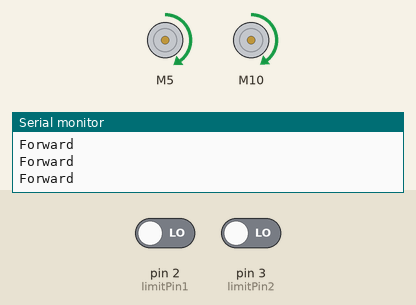
A sketch run on a simulated Arduino Uno, built with avr-gcc and run on an emulated ATmega328P. On the bench: 2 × DC motor (green arrow = forward, orange = backward, longer = faster), the last lines printed to the serial monitor. The test bench sets the inputs (shaded band); at power-on: pin 2 (limitPin1) LOW, pin 3 (limitPin2) LOW.

Above: at 1.2 s.
1.3 s: pin 2 (limitPin1) driven HIGH
At 1.7 s:
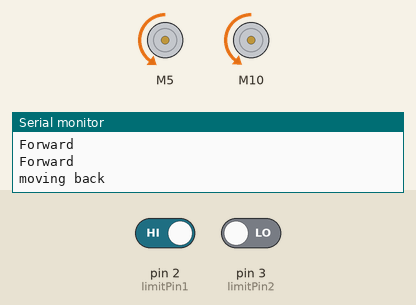
4.3 s: pin 2 (limitPin1) driven LOW
At 5.2 s:
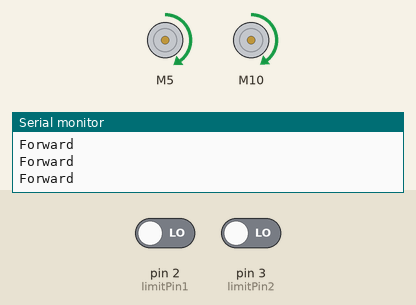
5.9 s: pin 3 (limitPin2) driven HIGH
At 6.8 s:
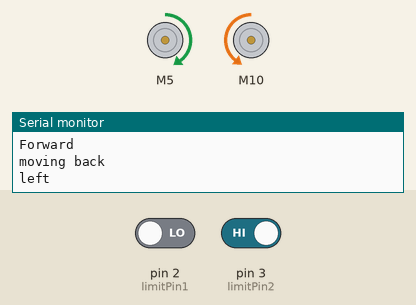
8.9 s: pin 3 (limitPin2) driven LOW
At 9.9 s:
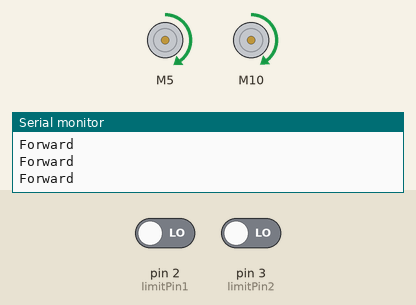
Timing chart, 0 to 11.5 s (numbered marks = the images above; inputs shaded):
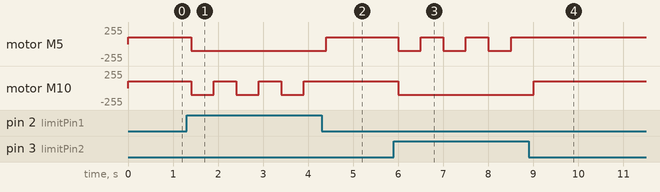

The sketch:

Final_codeSP.ino
```cpp
#include "CytronMotorDriver.h"
// Configure the motor driver.
CytronMD motor1(PWM_PWM, 5, 6);   // PWM 1A = Pin 3, PWM 1B = Pin 9.
CytronMD motor2(PWM_PWM, 10, 11); // PWM 2A = Pin 10, PWM 2B = Pin 11.
#define limitPin1 2
#define limitPin2 3
int limit1;
int limit2;
int turn_delay = 500; //300 is 45-turn, 400 is 80-turn, 450 is 90-turn
int left_power = 100;
int right_power = 98;


void setup(){
  Serial.begin(9600);
  pinMode(limitPin1, INPUT);
  pinMode(limitPin2, INPUT);
  //attachInterrupt(digitalPinToInterrupt(limitPin1), leftObstacle, RISING);
  //attachInterrupt(digitalPinToInterrupt(limitPin2), rightObstacle, RISING);
}

void loop(){

  //Serial.println(limit1);
  limit1 = digitalRead(limitPin1);
  limit2 = digitalRead(limitPin2);
  if (limit1){
    Serial.println("moving back");
    motor1.setSpeed(-left_power);   // Motor 1 runs forward
    motor2.setSpeed(-right_power);
    delay(500);
    Serial.println("Right");
    motor1.setSpeed(-left_power);   // Motor 1 runs forward
    motor2.setSpeed(right_power);
    delay(turn_delay);
  }
  else if(limit2){
    Serial.println("moving back");
    motor1.setSpeed(-left_power);   // Motor 1 runs forward
    motor2.setSpeed(-right_power);
    delay(500);
    Serial.println("left");
    motor1.setSpeed(left_power);   // Motor 1 runs forward
    motor2.setSpeed(-right_power);
    delay(turn_delay);
  }

  else{
    Serial.println("Forward");
    motor1.setSpeed(left_power);   // Motor 1 runs forward
    motor2.setSpeed(right_power);
    delay(200);
  }
}
```

Measured:
- after the input at 1.3 s, motor M5: forward 100/255 → backward 100/255 after 0.10 s; motor M10: alternates forward 98/255 for 0.50 s and backward 98/255 for 0.50 s, starting after 0.10 s
- after the input at 4.3 s, motor M5: backward 100/255 → forward 100/255 after 0.10 s; motor M10: stays forward 98/255 (without the input it goes to backward 98/255 after 0.10 s)
- after the input at 5.9 s, motor M5: alternates forward 100/255 for 0.50 s and backward 100/255 for 0.50 s, starting after 0.10 s; motor M10: forward 98/255 → backward 98/255 after 0.10 s
- after the input at 8.9 s, motor M5: stops changing and stays forward 100/255; motor M10: backward 98/255 → forward 98/255 after 0.10 s
